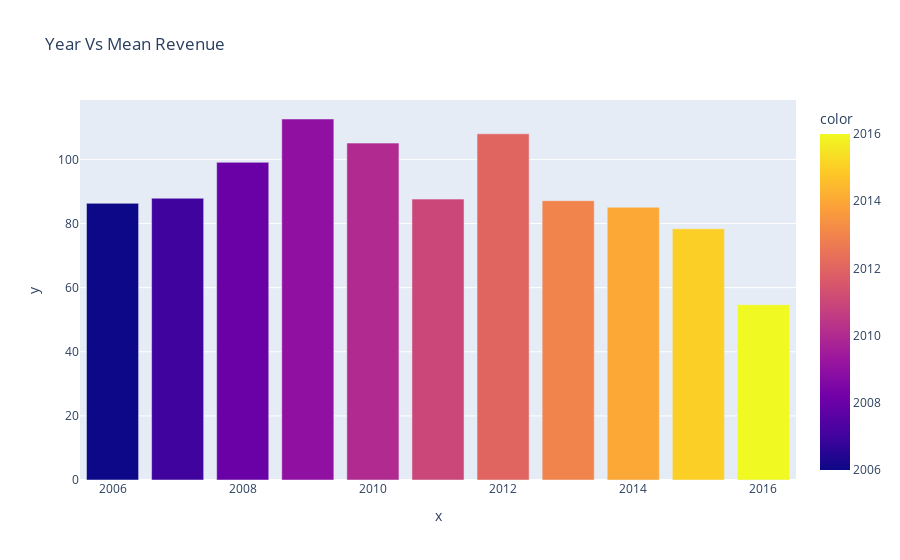

The cell this chart's notebook holds for it:
### Code cell
x=df['Year'].sort_values().unique()
y=df.groupby('Year').mean()['Revenue (Millions)']
px.bar(df, x=x, y=y, color=x,
              title='Year Vs Mean Revenue')

### Figure 1 — Plotly figure (JSON) as saved in the notebook; plotly's stock layout.template omitted (floating-point values rounded to 4 significant figures)
{"data": [{"alignmentgroup": "True", "hovertemplate": "x=%{x}<br>y=%{y}<br>color=%{marker.color}<extra></extra>", "legendgroup": "", "marker": {"color": [2006, 2007, 2008, 2009, 2010, 2011, 2012, 2013, 2014, 2015, 2016], "coloraxis": "coloraxis", "pattern": {"shape": ""}}, "name": "", "offsetgroup": "", "orientation": "v", "showlegend": false, "textposition": "auto", "type": "bar", "x": [2006, 2007, 2008, 2009, 2010, 2011, 2012, 2013, 2014, 2015, 2016], "xaxis": "x", "y": [86.3, 87.88, 99.08, 112.6, 105.1, 87.61, 108.0, 87.12, 85.08, 78.36, 54.69], "yaxis": "y"}], "layout": {"barmode": "relative", "coloraxis": {"colorbar": {"title": {"text": "color"}}, "colorscale": [[0, "#0d0887"], [0.1111, "#46039f"], [0.2222, "#7201a8"], [0.3333, "#9c179e"], [0.4444, "#bd3786"], [0.5556, "#d8576b"], [0.6667, "#ed7953"], [0.7778, "#fb9f3a"], [0.8889, "#fdca26"], [1, "#f0f921"]]}, "legend": {"tracegroupgap": 0}, "title": {"text": "Year Vs Mean Revenue"}, "xaxis": {"anchor": "y", "domain": [0, 1], "title": {"text": "x"}}, "yaxis": {"anchor": "x", "domain": [0, 1], "title": {"text": "y"}}}}
